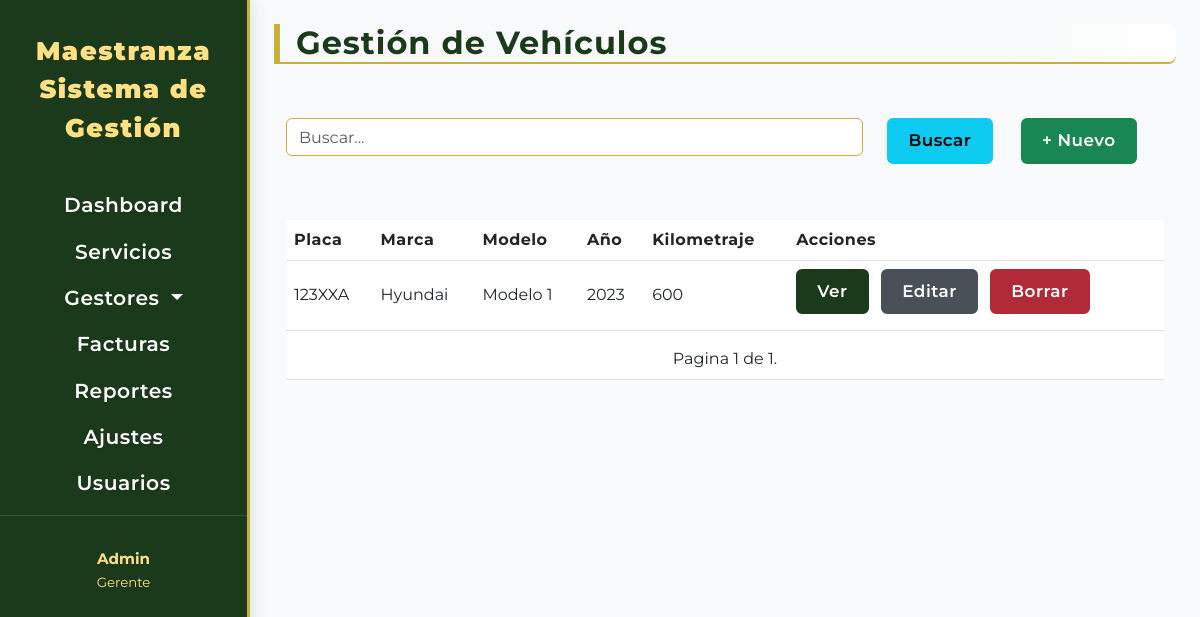
/vehiculos/, run on an earlier commit of the app's database.
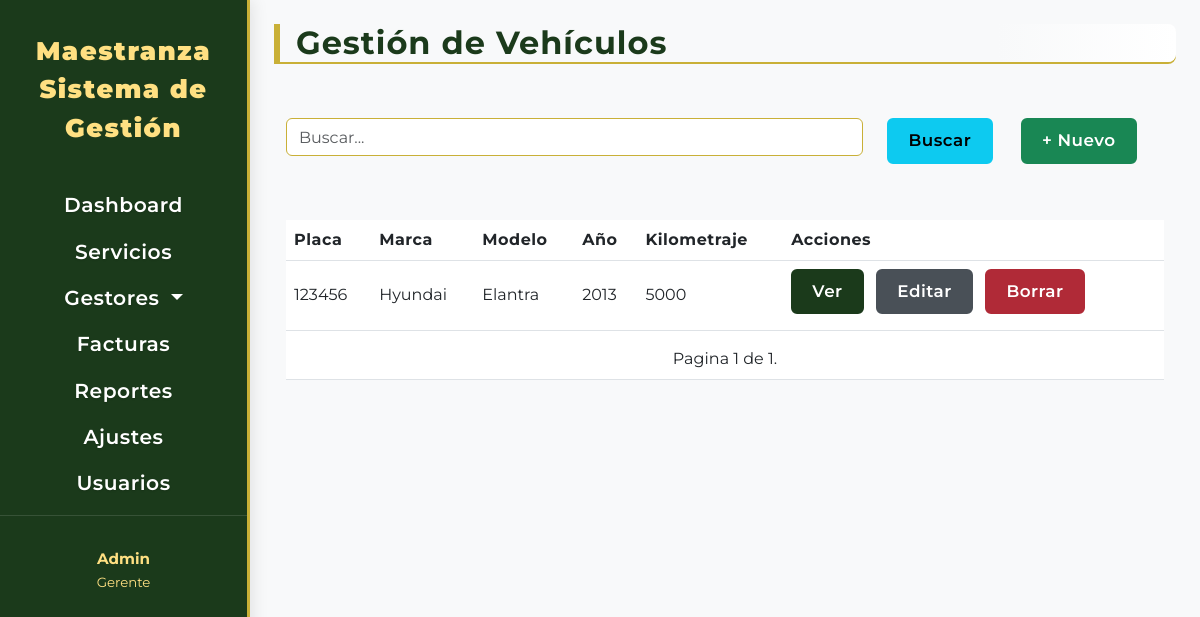
And on a later commit of the database.
### vehiculo/models.py (models this page shows, shortened)
class Vehiculo(models.Model):
    placa = models.CharField(
        max_length=6,
        unique=True,
        blank=False,
        null=False,
        verbose_name="Placa"
    )
    marca = models.CharField(
        max_length=50,
        blank=False,
        null=False,
        verbose_name="Marca"
    )
    modelo = models.CharField(
        max_length=50,
        blank=False,
        null=False,
        verbose_name="Modelo"
    )
    anio = models.PositiveIntegerField(
        blank=False,
        null=False,
        verbose_name="Año"
    )
    tipo = models.CharField(
        max_length=30,
        choices=TIPOS_VEHICULO_CHOICES,
        blank=False,
        null=False,
        default='Sedan',
        verbose_name='Tipo'
    )
    kilometraje = models.PositiveIntegerField(
        blank=False,
        null=False,
        verbose_name="Kilometraje"
    )
    estado = models.CharField(
        max_length=30,
        choices=ESTADOS_VEHICULO_CHOICES,
        default='Activo',
        blank=False,
        null=False,
        verbose_name='Estado'
    )
    created = models.DateTimeField(
        auto_now_add=True,
        editable=False
    )
    class Meta:
        verbose_name = "Vehículo"
        verbose_name_plural = "Vehículos"
        ordering = ['created']
    def get_detalle_url(self):
        return reverse('vehiculo_detalle', args=[self.id])
    def get_editar_url(self):
        return reverse('vehiculo_editar', args=[self.id])
    def get_borrar_url(self):
        return reverse('vehiculo_borrar', args=[self.id])

### vehiculo/views.py (the view)
# urls.py: path('', views.vehiculo_lista, name='vehiculo_index'),
def vehiculo_lista(request):
    vehiculos = Vehiculo.objects.filter(placa__icontains= request.GET.get('search', '')).order_by('id')
    paginator = Paginator(vehiculos, 10)
    page_number = request.GET.get('page',1)
    try:
        vehiculos = paginator.page(page_number)
    except EmptyPage:
        vehiculos = paginator.page(paginator.num_pages)
    except PageNotAnInteger:
        vehiculos = paginator.page(1)
    context = {'vehiculos': vehiculos,
               'urlindex': 'vehiculo_index',
               'urlcrear': 'vehiculo_crear'}
    return render(request, 'vehiculo/index.html', context)

### templates/vehiculo/index.html (shortened to what this page needs)
{% extends "componentes/tablas.html" %}
{% block titabla %}Gestión de Vehículos{% endblock titabla %}
{% block Thead %}
<th>Placa</th>
<th>Marca</th>
<th>Modelo</th>
<th>Año</th>
<th>Kilometraje</th>
<th>Acciones</th>
{% endblock Thead %}
{% block tbody %}
{% for vehiculo in vehiculos %}
<tr>
    <td>{{ vehiculo.placa}}</td>
    <td>{{vehiculo.marca}}</td>
    <td>{{vehiculo.modelo}}</td>
    <td>{{vehiculo.anio}}</td>
    <td>{{vehiculo.kilometraje}}</td>
    {% include "componentes/botones.html" with modelo=vehiculo %}
</tr>
{% endfor %}
{% endblock tbody %}
{% block tfoot %}
<td colspan="6">{% include "componentes/pagination.html" with page=vehiculos %}</td>
{% endblock tfoot %}

### templates/componentes/botones.html
<td>
    <span>
        <a class="btn btn-primary" href="{{ modelo.get_detalle_url }}">Ver</a>
        <a class="btn btn-secondary mx-2" href="{{ modelo.get_editar_url }}">Editar</a>
        <a class="btn btn-danger" href="{{ modelo.get_borrar_url }}"
            onclick="return confirm('¿Estás seguro de que deseas borrar este registro?');">Borrar</a>
    </span>
</td>

What changed in the data, as far as the page shows it:
changed Vehiculo "Hyundai": placa "123XXA" → "123456"; modelo "Modelo 1" → "Elantra"; anio "2023" → "2013"; kilometraje "600" → "5000"
